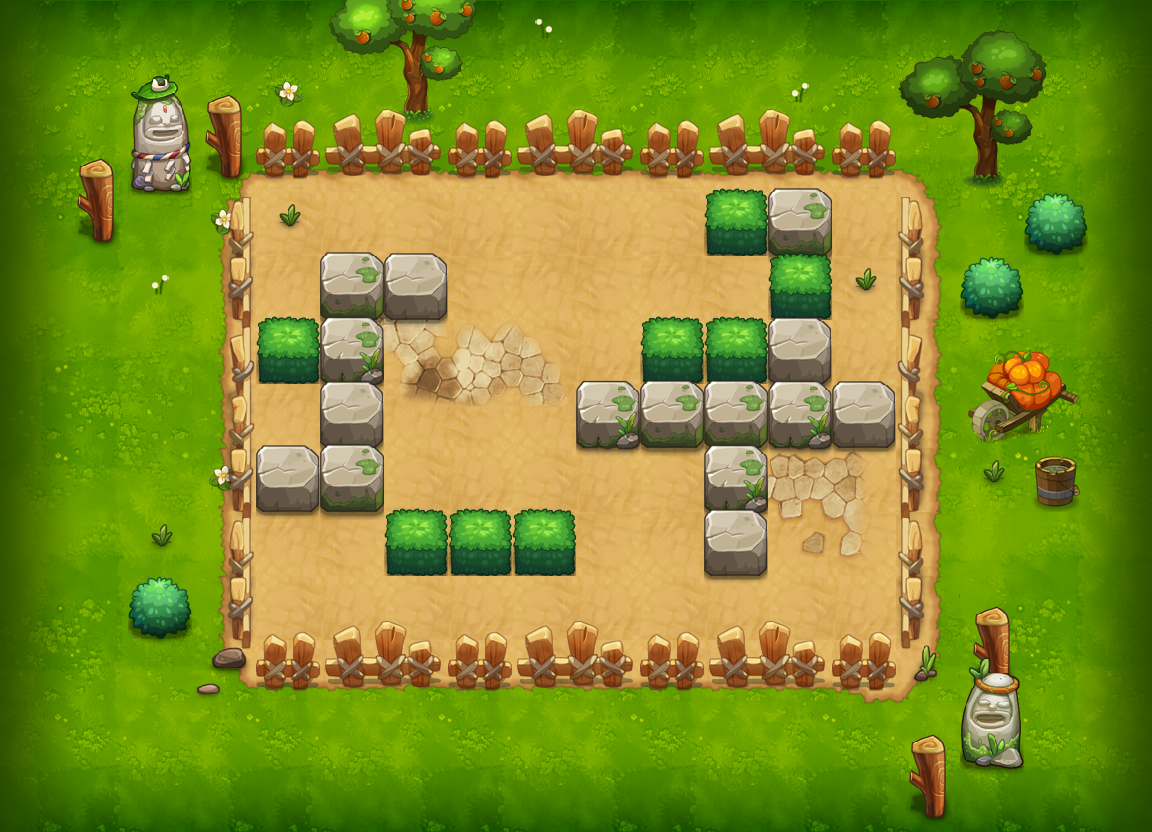

A 2D game scene composited from a Tiled map and its tileset images. What follows is a short description and the map's XML, with each tile layer's data collapsed to a summary:
An orthogonal 18x13 tile map with 64x64 px tiles, 14 tile layers (PASS, 块层 2, 块层 13, 块层 4, ...) and 7 objects (3x tqm9, 3x TRAP, PLAYER).

<map version="1.0" orientation="orthogonal" width="18" height="13" tilewidth="64" tileheight="64">
 <properties>
  <property name="DESTRY1" value="149" />
  <property name="DESTRY2" value="224" />
  <property name="DESTRY3" value="144" />
  <property name="DESTRY4" value="177" />
  <property name="DESTRY5" value="141" />
  <property name="DESTRY6" value="170" />
  <property name="DESTRY7" value="173" />
  <property name="DESTRY_COUNT" value="7" />
  <property name="EXP" value="110" />
  <property name="ITEM" value="D001" />
  <property name="MONEY" value="233" />
 </properties>
 <tileset firstgid="1" name="xzdxc" tilewidth="64" tileheight="64">
  <image source="xzdxc-hd.png" width="1000" height="2048" />
 </tileset>
 <layer name="PASS" width="18" height="13">
  <data>[234 cells, 188 non-empty, 41 distinct tile ids]</data>
 </layer>
 <layer name="块层 2" width="18" height="13">
  <data>[234 cells, 142 non-empty, 33 distinct tile ids]</data>
 </layer>
 <layer name="块层 13" width="18" height="13">
  <data>[234 cells, 24 non-empty, 21 distinct tile ids]</data>
 </layer>
 <layer name="块层 4" width="18" height="13">
  <data>[234 cells, 27 non-empty, 11 distinct tile ids]</data>
 </layer>
 <layer name="块层 3" width="18" height="13">
  <data>[234 cells, 78 non-empty, 34 distinct tile ids]</data>
 </layer>
 <layer name="块层 6" width="18" height="13">
  <data>[234 cells, 23 non-empty, 4 distinct tile ids]</data>
 </layer>
 <layer name="块层 14" width="18" height="13">
  <data>[234 cells, 52 non-empty, 2 distinct tile ids]</data>
 </layer>
 <layer name="SHELTER 9" width="18" height="13">
  <data>[234 cells, 10 non-empty, 3 distinct tile ids]</data>
 </layer>
 <layer name="SHELTER 7" width="18" height="13">
  <data>[234 cells, 4 non-empty, 2 distinct tile ids]</data>
 </layer>
 <layer name="SHELTER 6" width="18" height="13">
  <data>[234 cells, 3 non-empty, 3 distinct tile ids]</data>
 </layer>
 <layer name="SHELTER 5" width="18" height="13">
  <data>[234 cells, 6 non-empty, 3 distinct tile ids]</data>
 </layer>
 <layer name="SHELTER 4" width="18" height="13">
  <data>[234 cells, 5 non-empty, 3 distinct tile ids]</data>
 </layer>
 <layer name="SHELTER 3" width="18" height="13">
  <data>[234 cells, 3 non-empty, 3 distinct tile ids]</data>
 </layer>
 <layer name="SHELTER 2" width="18" height="13">
  <data>[234 cells, 2 non-empty, 2 distinct tile ids]</data>
 </layer>
 <objectgroup name="对象层 1" width="36" height="26">
  <object name="PLAYER" type="PLAYER" x="256" y="192" width="64" height="64" />
  <object name="tqm9" x="320" y="512" width="64" height="64">
   <properties>
    <property name="quality" value="tqm9.quality" />
   </properties>
  </object>
  <object name="tqm9" x="832" y="576" width="64" height="64">
   <properties>
    <property name="quality" value="tqm9.quality" />
   </properties>
  </object>
  <object name="block1" type="TRAP" x="704" y="576" width="64" height="64">
   <properties>
    <property name="trap_ani" value="blok2.actor" />
    <property name="trap_blok" value="true" />
    <property name="trap_id" value="0" />
   </properties>
  </object>
  <object name="zi_dan_left1" type="TRAP" x="576" y="448" width="64" height="64">
   <properties>
    <property name="trap_ani" value="stone_bean_left.actor" />
    <property name="trap_delay" value="2" />
    <property name="trap_id" value="0" />
    <property name="trap_script" value="trap(&quot;zi_dan_left1&quot;):setAtkPower(target(&quot;PLAYER&quot;):getHP()*0.1);trap(&quot;zi_dan_left1&quot;):turnLeft(); trap(&quot;zi_dan_left1&quot;):getAI():getActions():addObject( AIUseSkill:create(   SkillLua:create(&quot;skill_001&quot;)  )  );" />
    <property name="trap_start_mode" value="2" />
    <property name="trap_state" value="open" />
   </properties>
  </object>
  <object name="block_control1" type="TRAP" x="832" y="256" width="64" height="64">
   <properties>
    <property name="trap_ani" value="switch.actor" />
    <property name="trap_floor" value="true" />
    <property name="trap_id" value="0" />
    <property name="trap_script" value="trap(&quot;block_control1&quot;):setOpened(false);trap(&quot;block1&quot;):setOpened(false)" />
    <property name="trap_sound_id" value="2" />
    <property name="trap_start_mode" value="0" />
    <property name="trap_state" value="open" />
   </properties>
  </object>
  <object name="tqm9" x="512" y="320" width="64" height="64">
   <properties>
    <property name="quality" value="tqm9.quality" />
   </properties>
  </object>
 </objectgroup>
</map>
